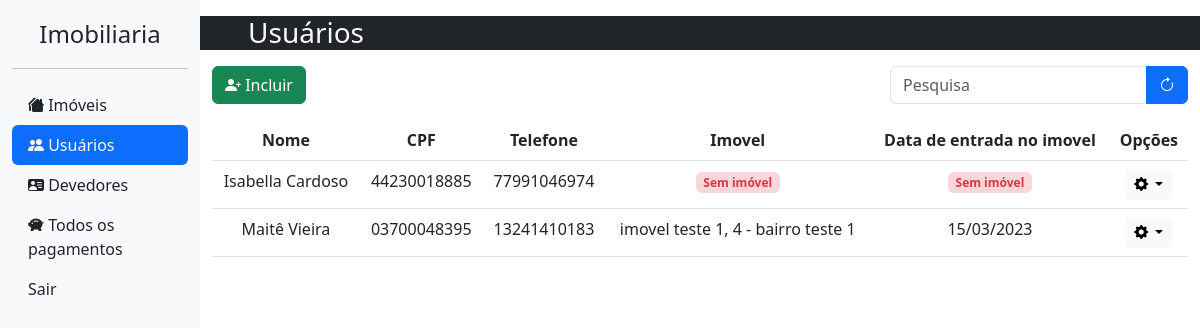
/usuario/listar/ (signed in), run on an earlier commit of the app's database.
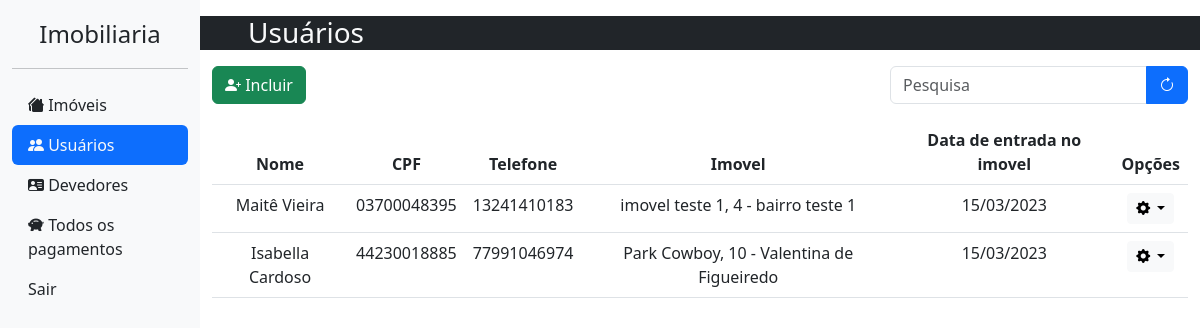
And on a later commit of the database.
### usuario/models.py (models this page shows, shortened)
class Perfil(models.Model):
    cpf = models.CharField(max_length=14, null=True)
    nome_completo = models.CharField(max_length=50, null=True, verbose_name="Nome completo")
    data_nascimento = models.DateField(max_length=10, null=True, blank=True, verbose_name="Data de nascimento")
    telefone = models.CharField(max_length=16, null=True, verbose_name="Telefone para contato")
    data_entrada_imovel = models.DateField(auto_now_add=True, editable=True, verbose_name="Data de entrada no imovel")
    usuario = models.OneToOneField(User, blank=True, on_delete=models.CASCADE)
    imovel = models.OneToOneField(Imovel, null=True, blank=True, on_delete=models.SET_NULL)
    def __str__(self) -> str:
        return self.nome_completo

### imobiliaria/models.py (models this page shows, shortened)
class Imovel(models.Model):
    nome = models.CharField(max_length=50, blank=True, verbose_name='Nome do imóvel / vila / condominio')
    cep = models.CharField(max_length=9, blank=True, verbose_name= 'CEP')
    endereco = models.CharField(max_length=100, blank=True, verbose_name= 'Endereço')
    numero = models.CharField(max_length=100, blank=True, verbose_name= 'Numero')
    bairro = models.CharField(max_length=100, blank=True, verbose_name= 'Bairro')
    cidade = models.CharField(max_length=100, blank=True, verbose_name= 'Cidade')
    uf = models.CharField(max_length=2, blank=True, verbose_name= 'UF')
    mensalidade = models.IntegerField(blank=True, verbose_name='Mensalidade R$', validators=[MaxValueValidator(999999), MinValueValidator(0)])
    vencimento = models.IntegerField(default=5, verbose_name="Dia do vencimento da mensalidade", validators=[MaxValueValidator(29), MinValueValidator(1)])
    disponibilidade = models.BooleanField(default=True, verbose_name="Disponibilidade")
    def __str__(self) -> str:
        nome = ''
        if self.nome:
            nome = self.nome
        else:
            nome = self.endereco
        return f'{nome}, {self.numero} - {self.bairro}'

### usuario/views.py (the view)
# urls.py: path('listar/', listar_usuarios, name="listarusuarios"),
@login_required
@staff_member_required
def listar_usuarios(request):
    context = {}
    perfis = Perfil.objects.all().order_by('imovel','-data_entrada_imovel','nome_completo')
    context['perfis'] = perfis
    if request.method == "GET":
        busca = request.GET.get('busca')
        if busca != None:
            perfis = Perfil.objects.all().filter(nome_completo__contains = busca)
            context['perfis'] = perfis
            return render(request, 'views/listar-usuarios.html', context)
    try:
        Imovel.objects.get()
        tem_imoveis = True
    except:
        tem_imoveis = False
    context['tem_imoveis'] = tem_imoveis
    return render(request, 'views/listar-usuarios.html', context)

### core/templates/views/listar-usuarios.html (shortened to what this page needs)
{% extends 'base.html' %}
{% block content %}
<div class="row d-lg-block d-sm-none bg-dark text-light mb-3">
    <h3 class="ps-5">Usuários</h3>
</div>
<div class="row">
    <div class="col-12 d-flex justify-content-between mb-3">
        <a href="{% url 'cadastrarusuario' %}" class="btn btn-success"><i class="bi bi-person-plus-fill"></i> Incluir</a>
        <form method="GET" autocomplete="off">
            <div class="input-group">
                <input type="text" class="form-control" placeholder="Pesquisa" name="busca">
                <button class="btn btn-primary"><i class="bi bi-arrow-clockwise"></i></button>
            </div>
        </form>
    </div>
</div>
<div class="table-responsive-xxl">
    <table class="table table-hover text-center">
        <thead>
            <tr>
                <th scope="col">Nome</th>
                <th scope="col">CPF</th>
                <th scope="col">Telefone</th>
                <th scope="col">Imovel</th>
                <th scope="col">Data de entrada no imovel</th>
                <th scope="col">Opções</th>
            </tr>
        </thead>
        <tbody>
            {% for perfil in perfis %}
            <tr>
                <td>{{perfil.nome_completo}}</td>
                <td>{{perfil.cpf}}</td>
                <td>{{perfil.telefone}}</td>
                {% if perfil.imovel %}
                    <td>{{perfil.imovel}}</td>
                    <td>{{perfil.data_entrada_imovel|date:"d/m/Y"}}</td>
                {% else %}
                    <td><span class="badge bg-danger-subtle text-danger">Sem imóvel</span></td>
                    <td><span class="badge bg-danger-subtle text-danger">Sem imóvel</span></td>
                {% endif %}
                <td>
                    <div class="dropdown">
                        <button type="button" class="btn btn-sm btn-light dropdown-toggle" data-bs-toggle="dropdown">
                            <i class="bi bi-gear-fill"></i>
                        </button>
                    </div>
                </td>
            </tr>
            {% endfor %}
        </tbody>
    </table>
</div>
{% endblock %}

What changed in the data, as far as the page shows it:
shown differently, row unchanged: Perfil "Maitê Vieira": moves up the list
changed Perfil "Isabella Cardoso": imovel (not shown) → "Park Cowboy, 10 - Valentina de Figueiredo"; data_entrada_imovel (not shown) → "15/03/2023"; no longer shows "Sem imóvel Sem imóvel"
